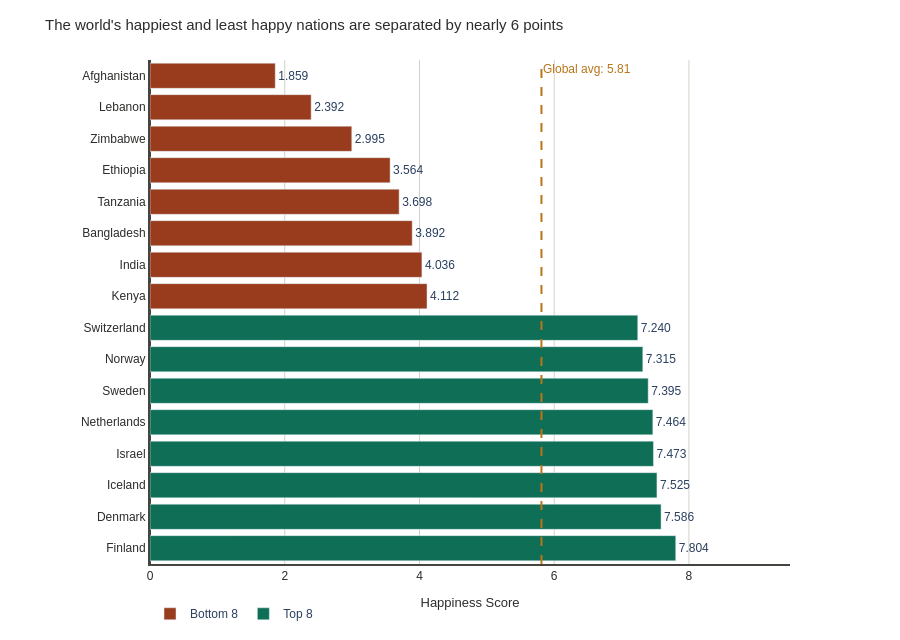

The cell this chart's notebook holds for it:
### Markdown cell above
---
## Task 2 — Bottom vs. Top: A Contrast Story

**What to build:** A bar chart that highlights the **gap between the happiest and least happy countries**, focusing on a specific insight.

**Requirements:**
- Show the **top 8 AND bottom 8 countries** together (16 bars total)
- Use **colour** to distinguish the two groups (not Plotly's default rainbow)
- Add a **visual separator or annotation** that emphasises the gap
- Insight title that tells the story of the gap

**Hint:** Use `pd.concat([df.nlargest(8,'Happiness_Score'), df.nsmallest(8,'Happiness_Score')])` to get both groups.

**Stretch goal:** Add a vertical reference line showing the global average.

### Code cell
# Task 2: Top 8 vs. Bottom 8 contrast
# ------------------------------------

# Step 1: Get top and bottom countries
top8 = df.nlargest(8, 'Happiness_Score').copy()
top8['Group'] = 'Top 8'
bottom8 = df.nsmallest(8, 'Happiness_Score').copy()
bottom8['Group'] = 'Bottom 8'

combined = pd.concat([bottom8, top8]).sort_values('Happiness_Score')
global_avg = df['Happiness_Score'].mean()
print(f"Global average: {global_avg:.2f}")

# Step 2: Build your chart
# YOUR CODE HERE

top8 = df.nlargest(8, 'Happiness_Score').copy(); top8['Group'] = 'Top 8'
bottom8 = df.nsmallest(8, 'Happiness_Score').copy(); bottom8['Group'] = 'Bottom 8'
combined = pd.concat([bottom8, top8]).sort_values('Happiness_Score', ascending=True)  # ascending for horiz
global_avg = df['Happiness_Score'].mean()

color_map = {'Top 8': '#0F6E56', 'Bottom 8': '#993C1D'}

fig = px.bar(combined, x='Happiness_Score', y='Country',
             orientation='h', color='Group',
             color_discrete_map=color_map,
             text='Happiness_Score',
             category_orders={'Country': combined['Country'].tolist()})

fig.update_traces(texttemplate='%{text:.3f}', textposition='outside')

fig.add_vline(x=global_avg, line_dash='dash', line_color='#BA7517', line_width=2,
              annotation_text=f"Global avg: {global_avg:.2f}",
              annotation_position="top right",
              annotation_font=dict(color='#BA7517', size=12))

fig.update_layout(
    title=dict(text="The world's happiest and least happy nations are separated by nearly 6 points",
               font=dict(size=15, color='#2C2C2A')),
    xaxis=dict(
        range=[0, 9.5],
        title=dict(text="Happiness Score", font=dict(size=13, color='#2C2C2A')),
        zeroline=True,
        zerolinewidth=2,
        zerolinecolor='#444441',
        linecolor='#444441',
        linewidth=2,
        tickfont=dict(size=12, color='#2C2C2A'),
        showgrid=True,
        gridcolor='#D3D1C7',
        gridwidth=1,
    ),
    yaxis=dict(
        title="",
        linecolor='#444441',
        linewidth=2,
        tickfont=dict(size=12, color='#2C2C2A'),
        showgrid=False,
    ),
    plot_bgcolor='white',
    paper_bgcolor='white',
    height=640,
    margin=dict(l=150, r=110, t=60, b=50),
    legend=dict(title="", orientation='h', y=-0.07, font=dict(size=12)),
    font=dict(family="Arial", size=12),
)
fig.show()

### Figure 1 — Plotly figure (JSON) as saved in the notebook; plotly's stock layout.template omitted (floating-point values rounded to 4 significant figures)
{"data": [{"hovertemplate": "Group=Bottom 8<br>Happiness_Score=%{text}<br>Country=%{y}<extra></extra>", "legendgroup": "Bottom 8", "marker": {"color": "#993C1D", "pattern": {"shape": ""}}, "name": "Bottom 8", "orientation": "h", "showlegend": true, "text": [1.859, 2.392, 2.995, 3.564, 3.698, 3.892, 4.036, 4.112], "textposition": "outside", "texttemplate": "%{text:.3f}", "type": "bar", "x": [1.859, 2.392, 2.995, 3.564, 3.698, 3.892, 4.036, 4.112], "xaxis": "x", "y": ["Afghanistan", "Lebanon", "Zimbabwe", "Ethiopia", "Tanzania", "Bangladesh", "India", "Kenya"], "yaxis": "y"}, {"hovertemplate": "Group=Top 8<br>Happiness_Score=%{text}<br>Country=%{y}<extra></extra>", "legendgroup": "Top 8", "marker": {"color": "#0F6E56", "pattern": {"shape": ""}}, "name": "Top 8", "orientation": "h", "showlegend": true, "text": [7.24, 7.315, 7.395, 7.464, 7.473, 7.525, 7.586, 7.804], "textposition": "outside", "texttemplate": "%{text:.3f}", "type": "bar", "x": [7.24, 7.315, 7.395, 7.464, 7.473, 7.525, 7.586, 7.804], "xaxis": "x", "y": ["Switzerland", "Norway", "Sweden", "Netherlands", "Israel", "Iceland", "Denmark", "Finland"], "yaxis": "y"}], "layout": {"annotations": [{"font": {"color": "#BA7517", "size": 12}, "showarrow": false, "text": "Global avg: 5.81", "x": 5.811, "xanchor": "left", "xref": "x", "y": 1, "yanchor": "top", "yref": "y domain"}], "barmode": "relative", "font": {"family": "Arial", "size": 12}, "height": 640, "legend": {"font": {"size": 12}, "orientation": "h", "title": {"text": ""}, "tracegroupgap": 0, "y": -0.07}, "margin": {"b": 50, "l": 150, "r": 110, "t": 60}, "paper_bgcolor": "white", "plot_bgcolor": "white", "shapes": [{"line": {"color": "#BA7517", "dash": "dash", "width": 2}, "type": "line", "x0": 5.811, "x1": 5.811, "xref": "x", "y0": 0, "y1": 1, "yref": "y domain"}], "title": {"font": {"color": "#2C2C2A", "size": 15}, "text": "The world's happiest and least happy nations are separated by nearly 6 points"}, "xaxis": {"anchor": "y", "domain": [0, 1], "gridcolor": "#D3D1C7", "gridwidth": 1, "linecolor": "#444441", "linewidth": 2, "range": [0, 9.5], "showgrid": true, "tickfont": {"color": "#2C2C2A", "size": 12}, "title": {"font": {"color": "#2C2C2A", "size": 13}, "text": "Happiness Score"}, "zeroline": true, "zerolinecolor": "#444441", "zerolinewidth": 2}, "yaxis": {"anchor": "x", "categoryarray": ["Finland", "Denmark", "Iceland", "Israel", "Netherlands", "Sweden", "Norway", "Switzerland", "Kenya", "India", "Bangladesh", "Tanzania", "Ethiopia", "Zimbabwe", "Lebanon", "Afghanistan"], "categoryorder": "array", "domain": [0, 1], "linecolor": "#444441", "linewidth": 2, "showgrid": false, "tickfont": {"color": "#2C2C2A", "size": 12}, "title": {"text": ""}}}}
